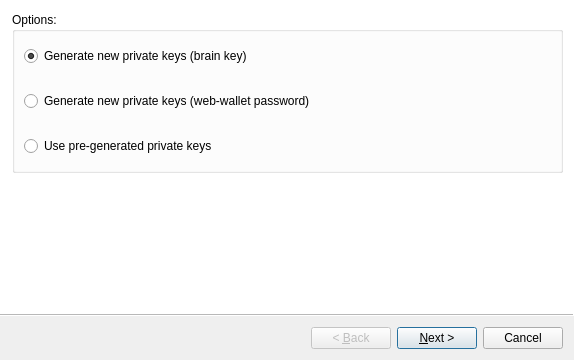
<?xml version="1.0" encoding="UTF-8"?>
<ui version="4.0">
 <class>accountWizard</class>
 <widget class="QWizard" name="accountWizard">
  <property name="geometry">
   <rect>
    <x>0</x>
    <y>0</y>
    <width>574</width>
    <height>360</height>
   </rect>
  </property>
  <property name="sizePolicy">
   <sizepolicy hsizetype="Fixed" vsizetype="Fixed">
    <horstretch>0</horstretch>
    <verstretch>0</verstretch>
   </sizepolicy>
  </property>
  <property name="windowTitle">
   <string>Account Wizard</string>
  </property>
  <property name="windowIcon">
   <iconset resource="res.qrc">
    <normaloff>:/images/images/bitshares_logo.png</normaloff>:/images/images/bitshares_logo.png</iconset>
  </property>
  <property name="modal">
   <bool>false</bool>
  </property>
  <property name="wizardStyle">
   <enum>QWizard::ModernStyle</enum>
  </property>
  <widget class="QWizardPage" name="introPage">
   <widget class="QStackedWidget" name="introStack">
    <property name="geometry">
     <rect>
      <x>0</x>
      <y>10</y>
      <width>571</width>
      <height>271</height>
     </rect>
    </property>
    <property name="currentIndex">
     <number>1</number>
    </property>
    <widget class="QWidget" name="basicPage">
     <widget class="QGroupBox" name="groupBox">
      <property name="geometry">
       <rect>
        <x>10</x>
        <y>0</y>
        <width>551</width>
        <height>261</height>
       </rect>
      </property>
      <property name="title">
       <string>Options:</string>
      </property>
      <layout class="QVBoxLayout" name="verticalLayout">
       <property name="spacing">
        <number>20</number>
       </property>
       <item>
        <widget class="QRadioButton" name="rNewBrain">
         <property name="text">
          <string>Create new account (brain key)</string>
         </property>
         <property name="checked">
          <bool>true</bool>
         </property>
        </widget>
       </item>
       <item>
        <widget class="QRadioButton" name="rNewPass">
         <property name="text">
          <string>Create new web-wallet account (password)</string>
         </property>
        </widget>
       </item>
       <item>
        <widget class="Line" name="line">
         <property name="orientation">
          <enum>Qt::Horizontal</enum>
         </property>
        </widget>
       </item>
       <item>
        <widget class="QRadioButton" name="rOldBrain">
         <property name="text">
          <string>Import existing account (brain key)</string>
         </property>
        </widget>
       </item>
       <item>
        <widget class="QRadioButton" name="rOldPass">
         <property name="text">
          <string>Import existing web-wallet account (password)</string>
         </property>
        </widget>
       </item>
       <item>
        <widget class="QRadioButton" name="rOldKeys">
         <property name="text">
          <string>Import existing account (private keys)</string>
         </property>
        </widget>
       </item>
      </layout>
     </widget>
    </widget>
    <widget class="QWidget" name="sweepPage">
     <widget class="QGroupBox" name="groupBoxR">
      <property name="geometry">
       <rect>
        <x>10</x>
        <y>0</y>
        <width>551</width>
        <height>161</height>
       </rect>
      </property>
      <property name="title">
       <string>Options:</string>
      </property>
      <layout class="QVBoxLayout" name="verticalLayout_4">
       <property name="spacing">
        <number>20</number>
       </property>
       <item>
        <widget class="QRadioButton" name="rRepBrain">
         <property name="text">
          <string>Generate new private keys (brain key)</string>
         </property>
         <property name="checked">
          <bool>true</bool>
         </property>
        </widget>
       </item>
       <item>
        <widget class="QRadioButton" name="rRepPass">
         <property name="text">
          <string>Generate new private keys (web-wallet password)</string>
         </property>
        </widget>
       </item>
       <item>
        <widget class="QRadioButton" name="rRepKeys">
         <property name="text">
          <string>Use pre-generated private keys</string>
         </property>
        </widget>
       </item>
      </layout>
     </widget>
    </widget>
   </widget>
  </widget>
  <widget class="QWizardPage" name="passwordPage1">
   <widget class="QWidget" name="formLayoutWidget">
    <property name="geometry">
     <rect>
      <x>10</x>
      <y>10</y>
      <width>521</width>
      <height>161</height>
     </rect>
    </property>
    <layout class="QFormLayout" name="formLayout">
     <property name="fieldGrowthPolicy">
      <enum>QFormLayout::AllNonFixedFieldsGrow</enum>
     </property>
     <property name="horizontalSpacing">
      <number>20</number>
     </property>
     <property name="verticalSpacing">
      <number>20</number>
     </property>
     <item row="0" column="0">
      <widget class="QLabel" name="label_5">
       <property name="text">
        <string>account name</string>
       </property>
      </widget>
     </item>
     <item row="0" column="1">
      <widget class="QLineEdit" name="inventAccount"/>
     </item>
     <item row="1" column="1">
      <widget class="QLineEdit" name="inventPassword">
       <property name="readOnly">
        <bool>false</bool>
       </property>
      </widget>
     </item>
     <item row="1" column="0">
      <widget class="QLabel" name="label_6">
       <property name="text">
        <string>password</string>
       </property>
      </widget>
     </item>
     <item row="2" column="1">
      <widget class="QPushButton" name="generatePassword">
       <property name="enabled">
        <bool>true</bool>
       </property>
       <property name="text">
        <string>Generate</string>
       </property>
      </widget>
     </item>
     <item row="3" column="1">
      <widget class="QLabel" name="label_18">
       <property name="text">
        <string>Unless you also export your private keys, losing this password will yield complete account lock-out and loss of funds.</string>
       </property>
       <property name="wordWrap">
        <bool>true</bool>
       </property>
      </widget>
     </item>
    </layout>
   </widget>
   <widget class="QLabel" name="label_16">
    <property name="geometry">
     <rect>
      <x>-50</x>
      <y>70</y>
      <width>193</width>
      <height>256</height>
     </rect>
    </property>
    <property name="text">
     <string/>
    </property>
    <property name="pixmap">
     <pixmap resource="res.qrc">:/images/images/old/padlock.png</pixmap>
    </property>
   </widget>
   <zorder>label_16</zorder>
   <zorder>formLayoutWidget</zorder>
  </widget>
  <widget class="QWizardPage" name="passwordPage2">
   <widget class="QWidget" name="formLayoutWidget_2">
    <property name="geometry">
     <rect>
      <x>10</x>
      <y>10</y>
      <width>511</width>
      <height>231</height>
     </rect>
    </property>
    <layout class="QFormLayout" name="formLayout_2">
     <property name="fieldGrowthPolicy">
      <enum>QFormLayout::AllNonFixedFieldsGrow</enum>
     </property>
     <property name="horizontalSpacing">
      <number>20</number>
     </property>
     <property name="verticalSpacing">
      <number>20</number>
     </property>
     <item row="0" column="0">
      <widget class="QLabel" name="label_7">
       <property name="text">
        <string>account name</string>
       </property>
      </widget>
     </item>
     <item row="0" column="1">
      <widget class="QLineEdit" name="oldAccount"/>
     </item>
     <item row="1" column="0">
      <widget class="QLabel" name="label_8">
       <property name="text">
        <string>password</string>
       </property>
      </widget>
     </item>
     <item row="1" column="1">
      <widget class="QLineEdit" name="oldPassword"/>
     </item>
     <item row="2" column="1">
      <widget class="QLabel" name="passwordConfirm">
       <property name="text">
        <string>...</string>
       </property>
      </widget>
     </item>
    </layout>
   </widget>
   <widget class="QLabel" name="label_15">
    <property name="geometry">
     <rect>
      <x>-10</x>
      <y>80</y>
      <width>193</width>
      <height>256</height>
     </rect>
    </property>
    <property name="text">
     <string/>
    </property>
    <property name="pixmap">
     <pixmap resource="res.qrc">:/images/images/old/padlock.png</pixmap>
    </property>
   </widget>
   <zorder>label_15</zorder>
   <zorder>formLayoutWidget_2</zorder>
  </widget>
  <widget class="QWizardPage" name="brainPage1">
   <widget class="QLabel" name="label">
    <property name="geometry">
     <rect>
      <x>380</x>
      <y>-60</y>
      <width>211</width>
      <height>261</height>
     </rect>
    </property>
    <property name="text">
     <string/>
    </property>
    <property name="pixmap">
     <pixmap resource="res.qrc">:/images/images/old/images.png</pixmap>
    </property>
   </widget>
   <widget class="QPlainTextEdit" name="brainkeyView">
    <property name="geometry">
     <rect>
      <x>10</x>
      <y>80</y>
      <width>521</width>
      <height>161</height>
     </rect>
    </property>
    <property name="readOnly">
     <bool>true</bool>
    </property>
   </widget>
   <widget class="QLabel" name="label_3">
    <property name="geometry">
     <rect>
      <x>10</x>
      <y>10</y>
      <width>241</width>
      <height>61</height>
     </rect>
    </property>
    <property name="text">
     <string>You must remember (or write down) this brain key - it could be used to restore your account at any later date, using any BitShares software.</string>
    </property>
    <property name="wordWrap">
     <bool>true</bool>
    </property>
   </widget>
  </widget>
  <widget class="QWizardPage" name="brainPage2">
   <widget class="QPlainTextEdit" name="brainkeyEdit">
    <property name="geometry">
     <rect>
      <x>10</x>
      <y>80</y>
      <width>521</width>
      <height>161</height>
     </rect>
    </property>
   </widget>
   <widget class="QLabel" name="label_2">
    <property name="geometry">
     <rect>
      <x>380</x>
      <y>-60</y>
      <width>211</width>
      <height>261</height>
     </rect>
    </property>
    <property name="text">
     <string/>
    </property>
    <property name="pixmap">
     <pixmap resource="res.qrc">:/images/images/old/images.png</pixmap>
    </property>
   </widget>
   <widget class="QLabel" name="label_4">
    <property name="geometry">
     <rect>
      <x>10</x>
      <y>10</y>
      <width>241</width>
      <height>61</height>
     </rect>
    </property>
    <property name="text">
     <string>Enter your brain key:</string>
    </property>
    <property name="wordWrap">
     <bool>true</bool>
    </property>
   </widget>
   <zorder>label_2</zorder>
   <zorder>brainkeyEdit</zorder>
   <zorder>label_4</zorder>
  </widget>
  <widget class="QWizardPage" name="registerPage">
   <widget class="QWidget" name="layoutWidget">
    <property name="geometry">
     <rect>
      <x>10</x>
      <y>10</y>
      <width>511</width>
      <height>291</height>
     </rect>
    </property>
    <layout class="QFormLayout" name="formLayout_4">
     <property name="fieldGrowthPolicy">
      <enum>QFormLayout::AllNonFixedFieldsGrow</enum>
     </property>
     <property name="horizontalSpacing">
      <number>20</number>
     </property>
     <property name="verticalSpacing">
      <number>20</number>
     </property>
     <item row="0" column="0">
      <widget class="QLabel" name="faucetLabel">
       <property name="text">
        <string>Faucet:</string>
       </property>
      </widget>
     </item>
     <item row="0" column="1">
      <widget class="QComboBox" name="faucetBox"/>
     </item>
     <item row="1" column="0">
      <widget class="QLabel" name="registrarLabel">
       <property name="text">
        <string>Registrar:</string>
       </property>
      </widget>
     </item>
     <item row="1" column="1">
      <widget class="QComboBox" name="registrarBox"/>
     </item>
     <item row="2" column="0">
      <widget class="QLabel" name="label_12">
       <property name="text">
        <string>Account Name:</string>
       </property>
      </widget>
     </item>
     <item row="2" column="1">
      <widget class="QLineEdit" name="accountName"/>
     </item>
     <item row="3" column="0">
      <widget class="QLabel" name="label_27">
       <property name="text">
        <string>Owner key:</string>
       </property>
      </widget>
     </item>
     <item row="3" column="1">
      <widget class="QLineEdit" name="pubkeyOwner"/>
     </item>
     <item row="4" column="0">
      <widget class="QLabel" name="label_17">
       <property name="text">
        <string>Active key:</string>
       </property>
      </widget>
     </item>
     <item row="4" column="1">
      <widget class="QLineEdit" name="pubkeyActive"/>
     </item>
     <item row="5" column="0">
      <widget class="QLabel" name="label_20">
       <property name="text">
        <string>Memo key:</string>
       </property>
      </widget>
     </item>
     <item row="5" column="1">
      <widget class="QLineEdit" name="pubkeyMemo"/>
     </item>
     <item row="6" column="1">
      <widget class="QLabel" name="faucetComment">
       <property name="text">
        <string>...</string>
       </property>
      </widget>
     </item>
    </layout>
   </widget>
  </widget>
  <widget class="QWizardPage" name="keysPage">
   <widget class="QWidget" name="formLayoutWidget_3">
    <property name="geometry">
     <rect>
      <x>10</x>
      <y>10</y>
      <width>561</width>
      <height>201</height>
     </rect>
    </property>
    <layout class="QFormLayout" name="formLayout_3">
     <property name="horizontalSpacing">
      <number>20</number>
     </property>
     <property name="verticalSpacing">
      <number>20</number>
     </property>
     <item row="2" column="0">
      <widget class="QLabel" name="label_9">
       <property name="text">
        <string>Private keys:</string>
       </property>
      </widget>
     </item>
     <item row="2" column="1">
      <widget class="QPlainTextEdit" name="privateKeys">
       <property name="font">
        <font>
         <family>Monospace</family>
        </font>
       </property>
       <property name="plainText">
        <string/>
       </property>
      </widget>
     </item>
     <item row="0" column="0">
      <widget class="QLabel" name="label_10">
       <property name="text">
        <string>Account name:</string>
       </property>
      </widget>
     </item>
     <item row="0" column="1">
      <widget class="QLineEdit" name="accountEdit"/>
     </item>
     <item row="1" column="1">
      <widget class="QLabel" name="accountStatus">
       <property name="text">
        <string>...</string>
       </property>
      </widget>
     </item>
     <item row="3" column="1">
      <widget class="QLabel" name="privkeysStatus">
       <property name="text">
        <string>...</string>
       </property>
      </widget>
     </item>
    </layout>
   </widget>
  </widget>
 </widget>
 <resources>
  <include location="res.qrc"/>
  <include location="res.qrc"/>
 </resources>
 <connections/>
</ui>
